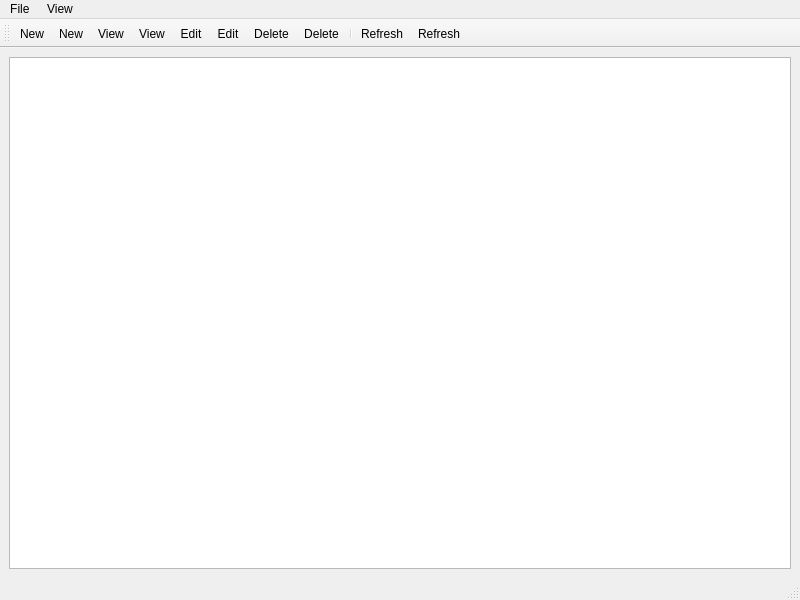
<?xml version="1.0" encoding="UTF-8"?>
<ui version="4.0">
 <class>MainWindow</class>
 <widget class="QMainWindow" name="MainWindow">
  <property name="geometry">
   <rect>
    <x>0</x>
    <y>0</y>
    <width>800</width>
    <height>600</height>
   </rect>
  </property>
  <property name="windowTitle">
   <string>MainWindow</string>
  </property>
  <widget class="QWidget" name="centralwidget">
   <layout class="QVBoxLayout" name="verticalLayout">
    <item>
     <widget class="QTableView" name="tableView"/>
    </item>
   </layout>
  </widget>
  <widget class="QMenuBar" name="menubar">
   <property name="geometry">
    <rect>
     <x>0</x>
     <y>0</y>
     <width>800</width>
     <height>25</height>
    </rect>
   </property>
   <widget class="QMenu" name="menuFile">
    <property name="title">
     <string>File </string>
    </property>
   </widget>
   <widget class="QMenu" name="menuView">
    <property name="title">
     <string>View</string>
    </property>
   </widget>
   <addaction name="menuFile"/>
   <addaction name="menuView"/>
  </widget>
  <widget class="QStatusBar" name="statusbar"/>
  <widget class="QToolBar" name="toolBar">
   <property name="windowTitle">
    <string>toolBar</string>
   </property>
   <attribute name="toolBarArea">
    <enum>TopToolBarArea</enum>
   </attribute>
   <attribute name="toolBarBreak">
    <bool>false</bool>
   </attribute>
   <addaction name="iconNew"/>
   <addaction name="actionNew"/>
   <addaction name="iconView"/>
   <addaction name="actionView"/>
   <addaction name="iconEdit"/>
   <addaction name="actionEdit"/>
   <addaction name="iconDelete"/>
   <addaction name="actionDelete"/>
   <addaction name="separator"/>
   <addaction name="iconRefresh"/>
   <addaction name="actionRefresh"/>
  </widget>
  <action name="iconNew">
   <property name="icon">
    <iconset theme="QIcon::ThemeIcon::DocumentNew"/>
   </property>
   <property name="text">
    <string>New</string>
   </property>
  </action>
  <action name="actionView">
   <property name="text">
    <string>View</string>
   </property>
  </action>
  <action name="actionEdit">
   <property name="text">
    <string>Edit</string>
   </property>
  </action>
  <action name="actionDelete">
   <property name="text">
    <string>Delete</string>
   </property>
  </action>
  <action name="actionRefresh">
   <property name="text">
    <string>Refresh</string>
   </property>
  </action>
  <action name="actionNew">
   <property name="text">
    <string>New</string>
   </property>
  </action>
  <action name="iconView">
   <property name="icon">
    <iconset theme="QIcon::ThemeIcon::AddressBookNew"/>
   </property>
   <property name="text">
    <string>View</string>
   </property>
  </action>
  <action name="iconEdit">
   <property name="icon">
    <iconset theme="QIcon::ThemeIcon::MailMessageNew"/>
   </property>
   <property name="text">
    <string>Edit</string>
   </property>
  </action>
  <action name="iconDelete">
   <property name="icon">
    <iconset theme="QIcon::ThemeIcon::EditDelete"/>
   </property>
   <property name="text">
    <string>Delete</string>
   </property>
  </action>
  <action name="iconRefresh">
   <property name="icon">
    <iconset theme="QIcon::ThemeIcon::ViewRefresh"/>
   </property>
   <property name="text">
    <string>Refresh</string>
   </property>
  </action>
 </widget>
 <resources/>
 <connections/>
</ui>
